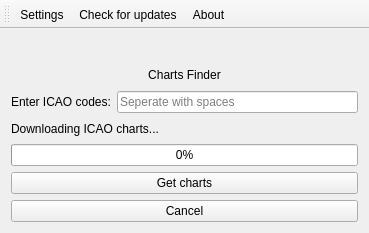
<?xml version="1.0" encoding="UTF-8"?>
<ui version="4.0">
 <class>MainWindow</class>
 <widget class="QMainWindow" name="MainWindow">
  <property name="geometry">
   <rect>
    <x>0</x>
    <y>0</y>
    <width>369</width>
    <height>233</height>
   </rect>
  </property>
  <property name="windowTitle">
   <string>Charts Finder</string>
  </property>
  <property name="windowIcon">
   <iconset resource="res.qrc">
    <normaloff>:/res/icons/icon.svg</normaloff>:/res/icons/icon.svg</iconset>
  </property>
  <property name="toolButtonStyle">
   <enum>Qt::ToolButtonTextBesideIcon</enum>
  </property>
  <widget class="QWidget" name="centralWidget">
   <layout class="QVBoxLayout" name="verticalLayout">
    <item>
     <widget class="QLabel" name="imageLabel">
      <property name="text">
       <string/>
      </property>
      <property name="pixmap">
       <pixmap resource="res.qrc">:/res/icons/icon.svg</pixmap>
      </property>
      <property name="scaledContents">
       <bool>false</bool>
      </property>
      <property name="alignment">
       <set>Qt::AlignCenter</set>
      </property>
     </widget>
    </item>
    <item>
     <widget class="QLabel" name="nameLabel">
      <property name="text">
       <string notr="true">Charts Finder</string>
      </property>
      <property name="alignment">
       <set>Qt::AlignCenter</set>
      </property>
     </widget>
    </item>
    <item>
     <layout class="QHBoxLayout" name="icaoLayout">
      <item>
       <widget class="QLabel" name="enterLabel">
        <property name="text">
         <string>Enter ICAO codes:</string>
        </property>
       </widget>
      </item>
      <item>
       <widget class="QLineEdit" name="icaoEdit">
        <property name="placeholderText">
         <string>Seperate with spaces</string>
        </property>
       </widget>
      </item>
     </layout>
    </item>
    <item>
     <widget class="QLabel" name="downloadLabel">
      <property name="visible">
       <bool>false</bool>
      </property>
      <property name="text">
       <string>Downloading ICAO charts...</string>
      </property>
     </widget>
    </item>
    <item>
     <widget class="QProgressBar" name="progressBar">
      <property name="visible">
       <bool>false</bool>
      </property>
      <property name="value">
       <number>0</number>
      </property>
     </widget>
    </item>
    <item>
     <widget class="QPushButton" name="getButton">
      <property name="text">
       <string>Get charts</string>
      </property>
      <property name="icon">
       <iconset resource="res.qrc">
        <normaloff>:/res/icons/download.svg</normaloff>:/res/icons/download.svg</iconset>
      </property>
     </widget>
    </item>
    <item>
     <widget class="QPushButton" name="cancelButton">
      <property name="visible">
       <bool>false</bool>
      </property>
      <property name="text">
       <string>Cancel</string>
      </property>
     </widget>
    </item>
   </layout>
  </widget>
  <widget class="QToolBar" name="mainToolBar">
   <attribute name="toolBarArea">
    <enum>TopToolBarArea</enum>
   </attribute>
   <attribute name="toolBarBreak">
    <bool>false</bool>
   </attribute>
   <addaction name="actionSettings"/>
   <addaction name="actionCheck_for_updates"/>
   <addaction name="actionAbout"/>
  </widget>
  <action name="actionSettings">
   <property name="checkable">
    <bool>false</bool>
   </property>
   <property name="icon">
    <iconset resource="res.qrc">
     <normaloff>:/res/icons/settings.svg</normaloff>:/res/icons/settings.svg</iconset>
   </property>
   <property name="text">
    <string>Settings</string>
   </property>
  </action>
  <action name="actionAbout">
   <property name="icon">
    <iconset resource="res.qrc">
     <normaloff>:/res/icons/about.svg</normaloff>:/res/icons/about.svg</iconset>
   </property>
   <property name="text">
    <string>About</string>
   </property>
  </action>
  <action name="actionCheck_for_updates">
   <property name="icon">
    <iconset resource="res.qrc">
     <normaloff>:/res/icons/update.svg</normaloff>:/res/icons/update.svg</iconset>
   </property>
   <property name="text">
    <string>Check for updates</string>
   </property>
  </action>
 </widget>
 <layoutdefault spacing="6" margin="11"/>
 <resources>
  <include location="res.qrc"/>
 </resources>
 <connections/>
</ui>
